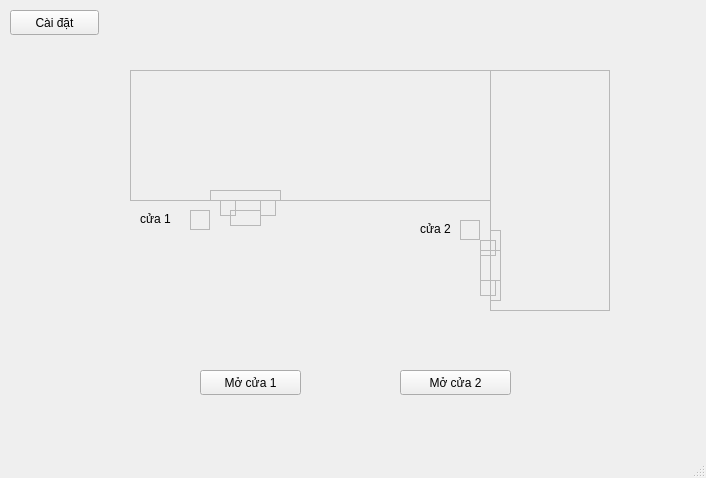
<?xml version="1.0" encoding="UTF-8"?>
<ui version="4.0">
 <class>MainWindow</class>
 <widget class="QMainWindow" name="MainWindow">
  <property name="geometry">
   <rect>
    <x>0</x>
    <y>0</y>
    <width>706</width>
    <height>478</height>
   </rect>
  </property>
  <property name="windowTitle">
   <string>MainWindow</string>
  </property>
  <widget class="QWidget" name="centralwidget">
   <widget class="QFrame" name="door_line_2">
    <property name="geometry">
     <rect>
      <x>480</x>
      <y>250</y>
      <width>21</width>
      <height>31</height>
     </rect>
    </property>
    <property name="frameShape">
     <enum>QFrame::StyledPanel</enum>
    </property>
    <property name="frameShadow">
     <enum>QFrame::Raised</enum>
    </property>
   </widget>
   <widget class="QFrame" name="door2_1">
    <property name="geometry">
     <rect>
      <x>480</x>
      <y>240</y>
      <width>16</width>
      <height>16</height>
     </rect>
    </property>
    <property name="font">
     <font>
      <pointsize>11</pointsize>
     </font>
    </property>
    <property name="frameShape">
     <enum>QFrame::StyledPanel</enum>
    </property>
    <property name="frameShadow">
     <enum>QFrame::Raised</enum>
    </property>
   </widget>
   <widget class="QFrame" name="frame_2">
    <property name="geometry">
     <rect>
      <x>490</x>
      <y>70</y>
      <width>120</width>
      <height>241</height>
     </rect>
    </property>
    <property name="frameShape">
     <enum>QFrame::StyledPanel</enum>
    </property>
    <property name="frameShadow">
     <enum>QFrame::Raised</enum>
    </property>
    <widget class="QFrame" name="frame_4">
     <property name="geometry">
      <rect>
       <x>-10</x>
       <y>160</y>
       <width>21</width>
       <height>71</height>
      </rect>
     </property>
     <property name="frameShape">
      <enum>QFrame::StyledPanel</enum>
     </property>
     <property name="frameShadow">
      <enum>QFrame::Raised</enum>
     </property>
    </widget>
   </widget>
   <widget class="QFrame" name="door_status_2">
    <property name="geometry">
     <rect>
      <x>460</x>
      <y>220</y>
      <width>20</width>
      <height>20</height>
     </rect>
    </property>
    <property name="frameShape">
     <enum>QFrame::StyledPanel</enum>
    </property>
    <property name="frameShadow">
     <enum>QFrame::Raised</enum>
    </property>
   </widget>
   <widget class="QFrame" name="frame">
    <property name="geometry">
     <rect>
      <x>130</x>
      <y>70</y>
      <width>361</width>
      <height>131</height>
     </rect>
    </property>
    <property name="styleSheet">
     <string notr="true">background-color=blue</string>
    </property>
    <property name="frameShape">
     <enum>QFrame::StyledPanel</enum>
    </property>
    <property name="frameShadow">
     <enum>QFrame::Raised</enum>
    </property>
    <widget class="QFrame" name="frame_3">
     <property name="geometry">
      <rect>
       <x>80</x>
       <y>120</y>
       <width>71</width>
       <height>20</height>
      </rect>
     </property>
     <property name="frameShape">
      <enum>QFrame::StyledPanel</enum>
     </property>
     <property name="frameShadow">
      <enum>QFrame::Raised</enum>
     </property>
    </widget>
   </widget>
   <widget class="QFrame" name="door_status_1">
    <property name="geometry">
     <rect>
      <x>190</x>
      <y>210</y>
      <width>20</width>
      <height>20</height>
     </rect>
    </property>
    <property name="frameShape">
     <enum>QFrame::StyledPanel</enum>
    </property>
    <property name="frameShadow">
     <enum>QFrame::Raised</enum>
    </property>
   </widget>
   <widget class="QLabel" name="label_2">
    <property name="geometry">
     <rect>
      <x>420</x>
      <y>220</y>
      <width>40</width>
      <height>17</height>
     </rect>
    </property>
    <property name="maximumSize">
     <size>
      <width>40</width>
      <height>16777215</height>
     </size>
    </property>
    <property name="acceptDrops">
     <bool>false</bool>
    </property>
    <property name="text">
     <string>cửa 2</string>
    </property>
   </widget>
   <widget class="QFrame" name="door_line_1">
    <property name="geometry">
     <rect>
      <x>230</x>
      <y>210</y>
      <width>31</width>
      <height>16</height>
     </rect>
    </property>
    <property name="frameShape">
     <enum>QFrame::StyledPanel</enum>
    </property>
    <property name="frameShadow">
     <enum>QFrame::Raised</enum>
    </property>
   </widget>
   <widget class="QLabel" name="label">
    <property name="geometry">
     <rect>
      <x>140</x>
      <y>210</y>
      <width>41</width>
      <height>17</height>
     </rect>
    </property>
    <property name="text">
     <string>cửa 1</string>
    </property>
   </widget>
   <widget class="QPushButton" name="btn_door_2">
    <property name="geometry">
     <rect>
      <x>400</x>
      <y>370</y>
      <width>111</width>
      <height>25</height>
     </rect>
    </property>
    <property name="text">
     <string>Mở cửa 2</string>
    </property>
   </widget>
   <widget class="QPushButton" name="btn_door_1">
    <property name="geometry">
     <rect>
      <x>200</x>
      <y>370</y>
      <width>101</width>
      <height>25</height>
     </rect>
    </property>
    <property name="text">
     <string>Mở cửa 1</string>
    </property>
   </widget>
   <widget class="QFrame" name="door1_1">
    <property name="geometry">
     <rect>
      <x>220</x>
      <y>200</y>
      <width>16</width>
      <height>16</height>
     </rect>
    </property>
    <property name="font">
     <font>
      <pointsize>11</pointsize>
     </font>
    </property>
    <property name="frameShape">
     <enum>QFrame::StyledPanel</enum>
    </property>
    <property name="frameShadow">
     <enum>QFrame::Raised</enum>
    </property>
   </widget>
   <widget class="QFrame" name="door1_2">
    <property name="geometry">
     <rect>
      <x>260</x>
      <y>200</y>
      <width>16</width>
      <height>16</height>
     </rect>
    </property>
    <property name="font">
     <font>
      <pointsize>11</pointsize>
     </font>
    </property>
    <property name="frameShape">
     <enum>QFrame::StyledPanel</enum>
    </property>
    <property name="frameShadow">
     <enum>QFrame::Raised</enum>
    </property>
   </widget>
   <widget class="QFrame" name="door2_2">
    <property name="geometry">
     <rect>
      <x>480</x>
      <y>280</y>
      <width>16</width>
      <height>16</height>
     </rect>
    </property>
    <property name="font">
     <font>
      <pointsize>11</pointsize>
     </font>
    </property>
    <property name="frameShape">
     <enum>QFrame::StyledPanel</enum>
    </property>
    <property name="frameShadow">
     <enum>QFrame::Raised</enum>
    </property>
   </widget>
   <widget class="QPushButton" name="btnSetting">
    <property name="geometry">
     <rect>
      <x>10</x>
      <y>10</y>
      <width>89</width>
      <height>25</height>
     </rect>
    </property>
    <property name="text">
     <string>Cài đặt</string>
    </property>
   </widget>
  </widget>
  <widget class="QStatusBar" name="statusbar"/>
 </widget>
 <resources/>
 <connections/>
</ui>
